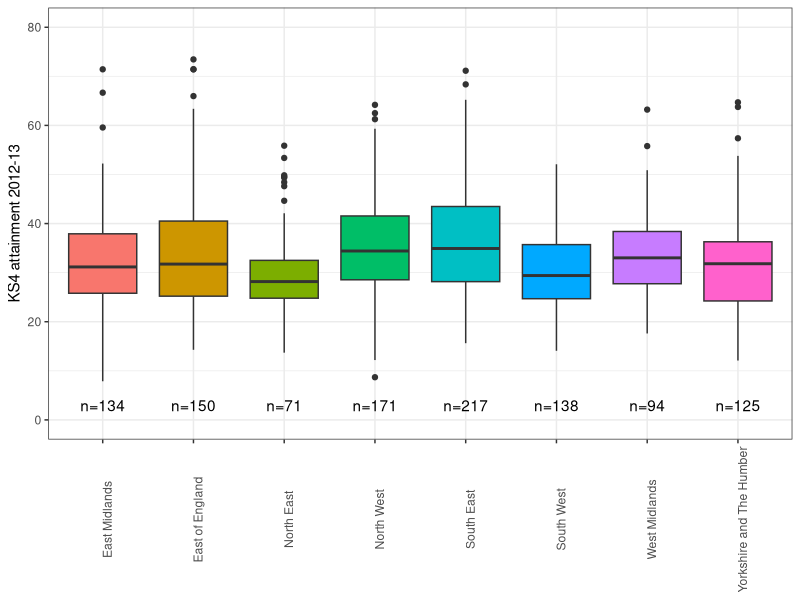

Write the R code that produced this figure.
## ---- chunk 1
library(tidyverse)

edu_ons = readxl::read_xlsx("data/youngpeoplesattainmentintownsreferencetable1.xlsx", sheet=2)
edu_ons = edu_ons |>
  filter(RGN11NM != "London") |>
  filter(!is.na(RGN11NM))
edu_ons$RGN11NM = as.factor(edu_ons$RGN11NM)
region_sum = edu_ons |>
  group_by(RGN11NM) |>
  summarise(n_ks4 = n())
region_sum$reg_num = as.character(region_sum$RGN11NM)
region_sum$label = sprintf("n=%g", region_sum$n_ks4)
edu_ons$Act19_FTE = as.numeric(edu_ons$`Activity at age 19: full-time higher education`)
ggplot(data = edu_ons, aes(y=Act19_FTE, x = RGN11NM, fill = RGN11NM)) + 
  geom_boxplot() + theme_bw() +
  theme(
     legend.position = "none",
     axis.text.x = element_text(angle = 90),
     axis.title.x = element_blank()) +
  ylab("KS4 attainment 2012-13")  + ylim(0,80) +
  geom_text(data = region_sum, aes(x=reg_num, y=3, label = label))
